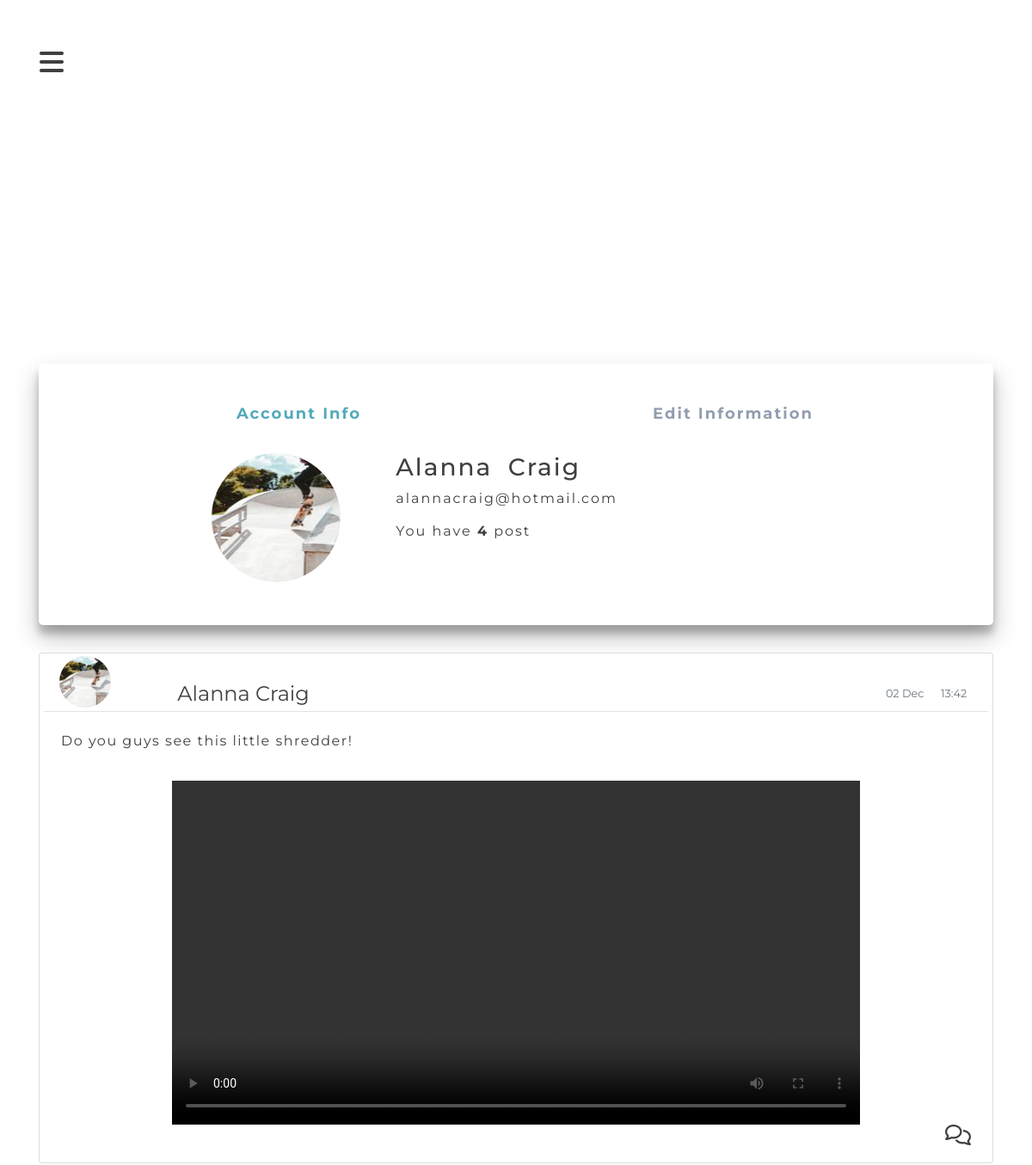
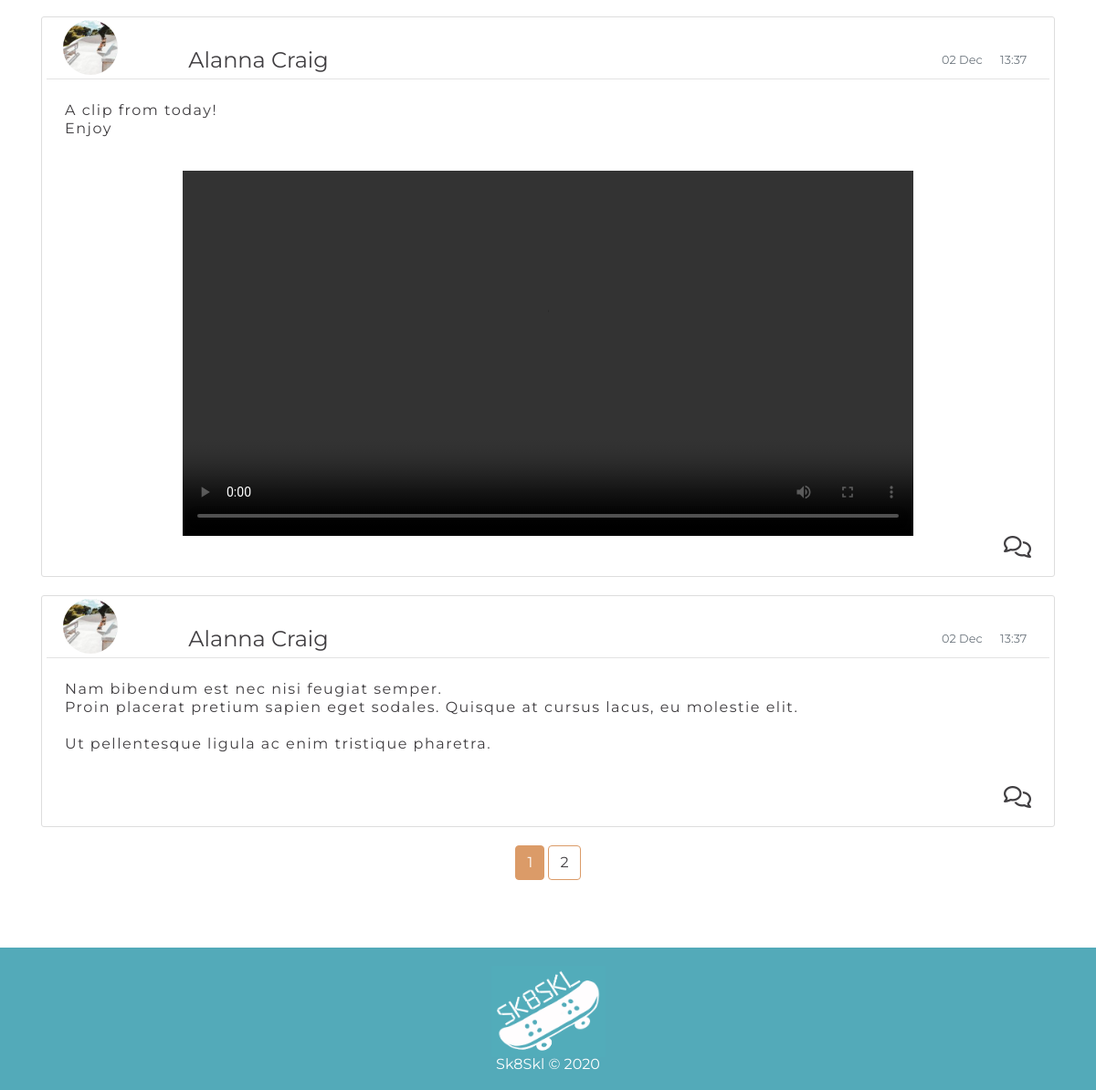
The app's page /profile (signed in) with its own data (2 pictures, top to bottom).
### skateschool/models.py (models this page shows, shortened)
class User(db.Model, UserMixin):
    id = db.Column(db.Integer, primary_key=True)
    userImage = db.Column(db.String(20), nullable=False, default='default.jpg')
    userFN = db.Column(db.String(40), nullable=False)
    userSN = db.Column(db.String(100), nullable=False)
    email = db.Column(db.String(100), unique=True, nullable=False)
    password = db.Column(db.String(100), nullable=False)
    age = db.Column(db.Integer, nullable=False)
    posts = db.relationship('Posts', backref='author', lazy=True)
    comments = db.relationship('Comments', backref='author', lazy=True)

class Posts(db.Model):
    id = db.Column(db.Integer, primary_key=True)
    date = db.Column(db.DateTime, nullable=False, default=datetime.utcnow)
    content = db.Column(db.Text(250), nullable=False)
    media = db.Column(db.String(20))
    user_id = db.Column(db.Integer, db.ForeignKey('user.id'), nullable=False)
    comments = db.relationship('Comments', backref='post', lazy=True)

### skateschool/routes.py (the view)
@app.route('/profile', methods=['GET','POST'])
@login_required
def profile():
    upForm = UpdateProfileForm()
    if upForm.validate_on_submit():
        if upForm.userImage.data:
            picture_file = save_picture(upForm.userImage.data)
            current_user.userImage = picture_file
        current_user.userFN = upForm.firstName.data
        current_user.userSN = upForm.lastName.data
        current_user.email = upForm.email.data
        db.session.commit()
        flash('Your account was updated', 'success')
        return redirect(url_for('profile'))
    elif request.method == 'GET':
        upForm.firstName.data = current_user.userFN
        upForm.lastName.data = current_user.userSN
        upForm.email.data = current_user.email
    userImage = url_for('static', filename='profileImg/' + current_user.userImage)
    page = request.args.get('page', 1, type=int)
    posts=Posts.query.filter_by(author=current_user).order_by(Posts.date.desc()).paginate(per_page=3)
    return render_template('profile.html', title='Profile', userImage=userImage, upForm=upForm, posts=posts)

### skateschool/models.py (called while the page is built)
@login_manager.user_loader
def load_user(user_id):
    return User.query.get(int(user_id))

### skateschool/templates/profile.html (shortened to what this page needs)
{% extends "layout.html" %}
{% block content %}
<div class="container">
<div class="tabs container">
    <ul>
        <li title="Account Info">
            <label for="tab1" role="button">
                <br><span>Account Info</span>
            </label>
        </li>
        <li title="Edit">
            <label for="tab4" role="button">
                <br><span>Edit Information</span>
            </label>
        </li>
    </ul>
    <div class="content">
        <section>
            <div class="profile-info">
                <div class="row">
                    <div class="col-4">
                         <img class="rounded-circle account-img" style="width: 150px; height: 150px;" src="{{ userImage }}">
                    </div>
                    <div class="col">
                        <div class="row">
                            <h3> {{ current_user.userFN }} </h3>
                            <h3> {{ current_user.userSN }} </h3>
                        </div>
                        <div class="row">
                            <p> {{ current_user.email }} </p>
                        </div>
                        <div class="row">
                            <p>You have <strong>{{ posts.total }}</strong> post</p>
                        </div>
                    </div>
                </div>
            </div>
        </section>
</div>
</div>
<br><br>
{% for post in posts.items %}
			<article class="media contentSection">
				<div class="media-body">
					<div class="row postHeadings">
						<div class="col-1">
							<img class="rounded-circle article-img" src="{{ url_for('static', filename='profileImg/' + post.author.userImage) }}">
						</div>
						<div class="col">
							<div class="postMetadata">
								<a class="mr-2" href="{{ url_for('userPosts', userFN=post.author.userFN) }}">{{ post.author.userFN }}  {{ post.author.userSN }}</a>
								<small class="text-muted timeDate">{{ post.date.strftime('%-H:%M')}}</small>
								<small class="text-muted timeDate">{{ post.date.strftime('%d %b')}}</small>
							</div>
						</div>
					</div>
					<div class="row">
						<p class="postContent">{{ post.content }}</p>
					</div>
					<div class="row">
                        {% if post.media != None %}
							<video width="400" controls class="mediaFile">
								<source  src="{{ url_for('static', filename='postVideo/' + post.media) }}"/>
							</video>
						{% endif %}
					</div>
					<div class="row commentsIcon float-right">
						<a href="{{ url_for('post', post_id=post.id) }}"><i class="far fa-comments"></i></a>
					</div>
				</div>
			</article>
		{% endfor %}
		<div class="text-center">
		{% for page_num in posts.iter_pages(left_edge=1, right_edge=1, left_current=1, right_current=2) %}
			{% if page_num %}
				{% if posts.page == page_num %}
					<a class="btn btn-info postsBtnActive mb-4" href="{{ url_for('profile', page=page_num) }}">{{ page_num }}</a>
				{% else %}
					<a class="btn btn-outline-info postsBtn mb-4" href="{{ url_for('profile', page=page_num) }}">{{ page_num }}</a>
				{% endif %}
			{% else %}
				...
			{% endif %}
		{% endfor %}
        </div>
    </div>
{% endblock content %}

### skateschool/static/style.css (style rules this page uses)
body { background: white; color: #403E41; font-family: "Montserrat", sans-serif; line-height: 1em; margin-top: 5%; min-height: 100%; }
h1, h2, h3, h4, h5, h6, a { color: #403E41; }
.article-img { width: 60px; height: 60px; margin: 5%; }
.postHeadings { padding-bottom: 1px; margin-bottom: 4px; border-bottom: 1px solid #e3e3e3 }
.postMetadata { margin-top: 4%; }
.postMetadata a { font-size: 1.5em; margin-left: 5%; }
.timeDate { float:right; margin: 0 1%; }
.contentSection { background: #ffffff; padding: 0px 20px; border: 1px solid #dddddd; border-radius: 3px; margin-bottom: 20px; }
.postContent { white-space: pre-line; padding: 20px; letter-spacing: 1.5px; line-height: 20px; }
.mediaFile { height: 400px; width: auto; margin-right: auto; margin-left: auto; display: block; }
.commentsIcon { padding: 0 20px 20px 0; font-size: 1.5em; }
.postsBtn { border: 1px solid #db9b68; color: #403E41; align-content: center; }
.postsBtnActive { background-color: #db9b68; border: 1px solid #db9b68; }
.account-img { width: 150px; height: 150px; display: block; margin-left: auto; margin-right: auto; }
.profile-info { width: 80%; margin-right: auto; margin-left: auto; }
.tabs { font-family: 'Montserrat', sans-serif; letter-spacing: 2px; margin-top: 5%; background: white; padding: 50px; height: auto; box-shadow: 0 14px 28px rgba(0, 0, 0, 0.25), 0 10px 10px rgba(0, 0, 0, 0.22); border-radius: 5px; min-width: 240px; }
.tabs .content section h2, .tabs ul li label { font-family: 'Montserrat', sans-serif; font-weight: bold; font-size: 18px; color: #4b9984; }
.tabs ul { list-style-type: none; padding-left: 0; display: flex; flex-direction: row; margin-bottom: 10px; justify-content: space-between; align-items: flex-end; flex-wrap: wrap; }
.tabs ul li { box-sizing: border-box; flex: 1; width: 25%; padding: 0 10px; text-align: center; }
.tabs ul li label { transition: all 0.3s ease-in-out; color: #929daf; padding: 5px auto; overflow: hidden; text-overflow: ellipsis; display: block; cursor: pointer; transition: all 0.2s ease-in-out; white-space: nowrap; -webkit-touch-callout: none; }
.tabs .content { margin-top: 30px; }
.tabs .content section { display: none; animation-name: content; animation-direction: normal; animation-duration: 0.3s; animation-timing-function: ease-in-out; animation-iteration-count: 1; line-height: 1.4; }
.tabs input[name="tab-control"]:nth-of-type(1):checked ~ ul > li:nth-child(1) > label { cursor: default; color: #53aab9; }
.tabs input[name="tab-control"]:nth-of-type(1):checked ~ .content > section:nth-child(1) { display: block; }

### records on screen
User: userFN "Alanna", userSN "Craig", email "alannacraig@hotmail.com"
Posts: userImage (placeholder picture), author.userFN "Alanna", author.userSN "Craig", date "13:42", date "02 Dec", content "Do you guys see this little shredder!"
Posts: userImage (placeholder picture), author.userFN "Alanna", author.userSN "Craig", date "13:37", date "02 Dec", content "A clip from today! Enjoy"
Posts: userImage (placeholder picture), author.userFN "Alanna", author.userSN "Craig", date "13:37", date "02 Dec", content "Nam bibendum est nec nisi feugiat semper. Proin placerat pretium sapien eget sodales. Quisque at cursus lacus, eu molestie elit. Ut pellentesque ligula ac enim tristique pharetra."

### other values on screen
{{ posts.total }} "4"
{{ page_num }} "1"
{{ page_num }} "2"
